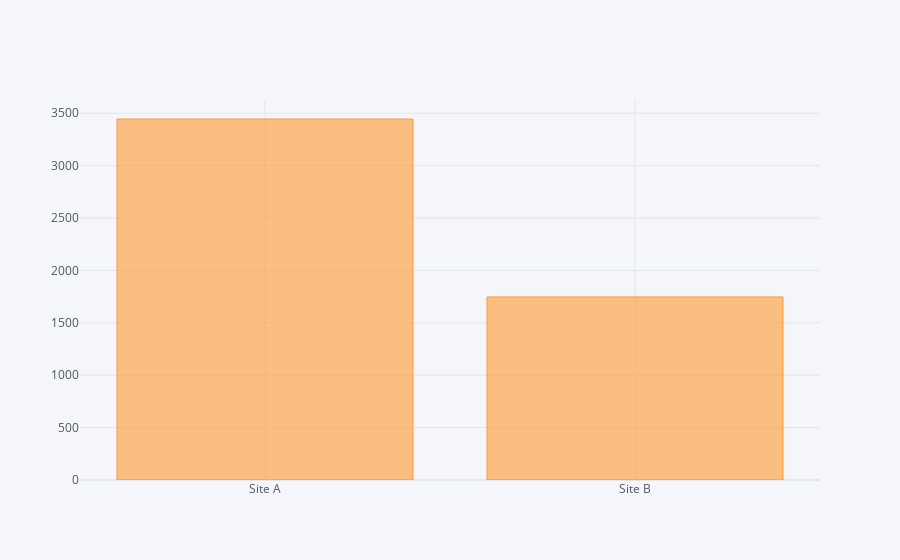

Source (notebook cell):
### Markdown cell above
#### Qual a fonte que traz mais clientes? (Site A ou B)

### Code cell
configure_plotly_browser_state()
df.fonte_consolidada.value_counts().iplot(kind = 'bar')

### Figure 1 — Plotly figure (JSON) as saved in the notebook; plotly's stock layout.template omitted (floating-point values rounded to 4 significant figures)
{"data": [{"name": "fonte_consolidada", "text": "", "y": [3445, 1747], "marker": {"color": "rgba(255, 153, 51, 0.6)", "line": {"color": "rgba(255, 153, 51, 1.0)", "width": 1}}, "x": ["Site A", "Site B"], "type": "bar", "orientation": "v"}], "layout": {"title": {"font": {"color": "#4D5663"}}, "paper_bgcolor": "#F5F6F9", "plot_bgcolor": "#F5F6F9", "yaxis": {"tickfont": {"color": "#4D5663"}, "zerolinecolor": "#E1E5ED", "title": {"text": "", "font": {"color": "#4D5663"}}, "gridcolor": "#E1E5ED", "showgrid": true}, "xaxis": {"tickfont": {"color": "#4D5663"}, "zerolinecolor": "#E1E5ED", "title": {"text": "", "font": {"color": "#4D5663"}}, "gridcolor": "#E1E5ED", "showgrid": true}, "legend": {"bgcolor": "#F5F6F9", "font": {"color": "#4D5663"}}}}
